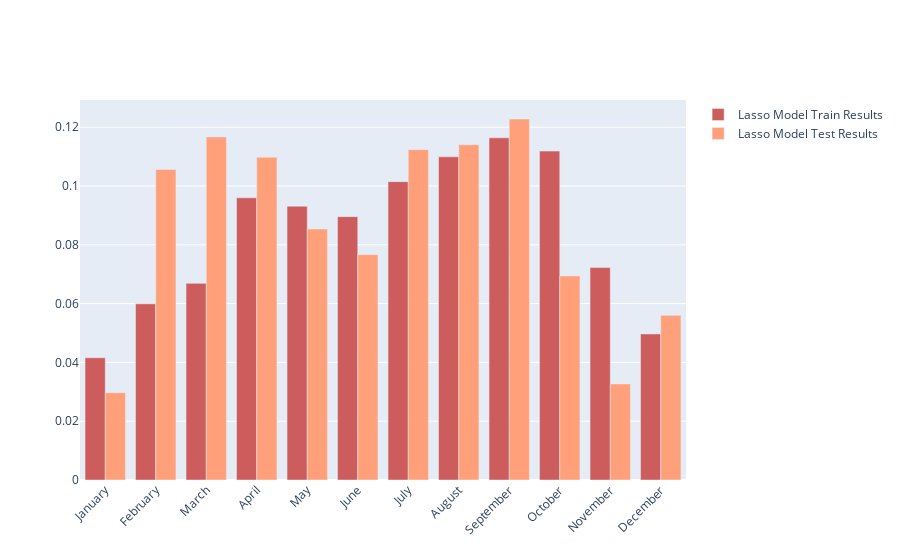

This figure's notebook cell:
### Code cell
fig = go.Figure()
fig.add_trace(go.Bar(x=data["months"],y=data["lasso_train"],name='Lasso Model Train Results', marker_color='indianred'))

fig.add_trace(go.Bar(x=data["months"], y=data["lasso_test"], name='Lasso Model Test Results',marker_color='lightsalmon'))

# Here we modify the tickangle of the xaxis, resulting in rotated labels.
fig.update_layout(barmode='group', xaxis_tickangle=-45)
fig.show()

### Figure 1 — Plotly figure (JSON) as saved in the notebook; plotly's stock layout.template omitted (floating-point values rounded to 4 significant figures)
{"data": [{"marker": {"color": "indianred"}, "name": "Lasso Model Train Results", "type": "bar", "x": ["January", "February", "March", "April", "May", "June", "July", "August", "September", "October", "November", "December"], "y": [0.04158, 0.05993, 0.0669, 0.09599, 0.09312, 0.08959, 0.1015, 0.1099, 0.1164, 0.1119, 0.07227, 0.04968]}, {"marker": {"color": "lightsalmon"}, "name": "Lasso Model Test Results", "type": "bar", "x": ["January", "February", "March", "April", "May", "June", "July", "August", "September", "October", "November", "December"], "y": [0.0297, 0.1056, 0.1167, 0.1098, 0.08539, 0.07666, 0.1124, 0.1141, 0.1228, 0.0694, 0.03268, 0.05602]}], "layout": {"barmode": "group", "xaxis": {"tickangle": -45}}}
